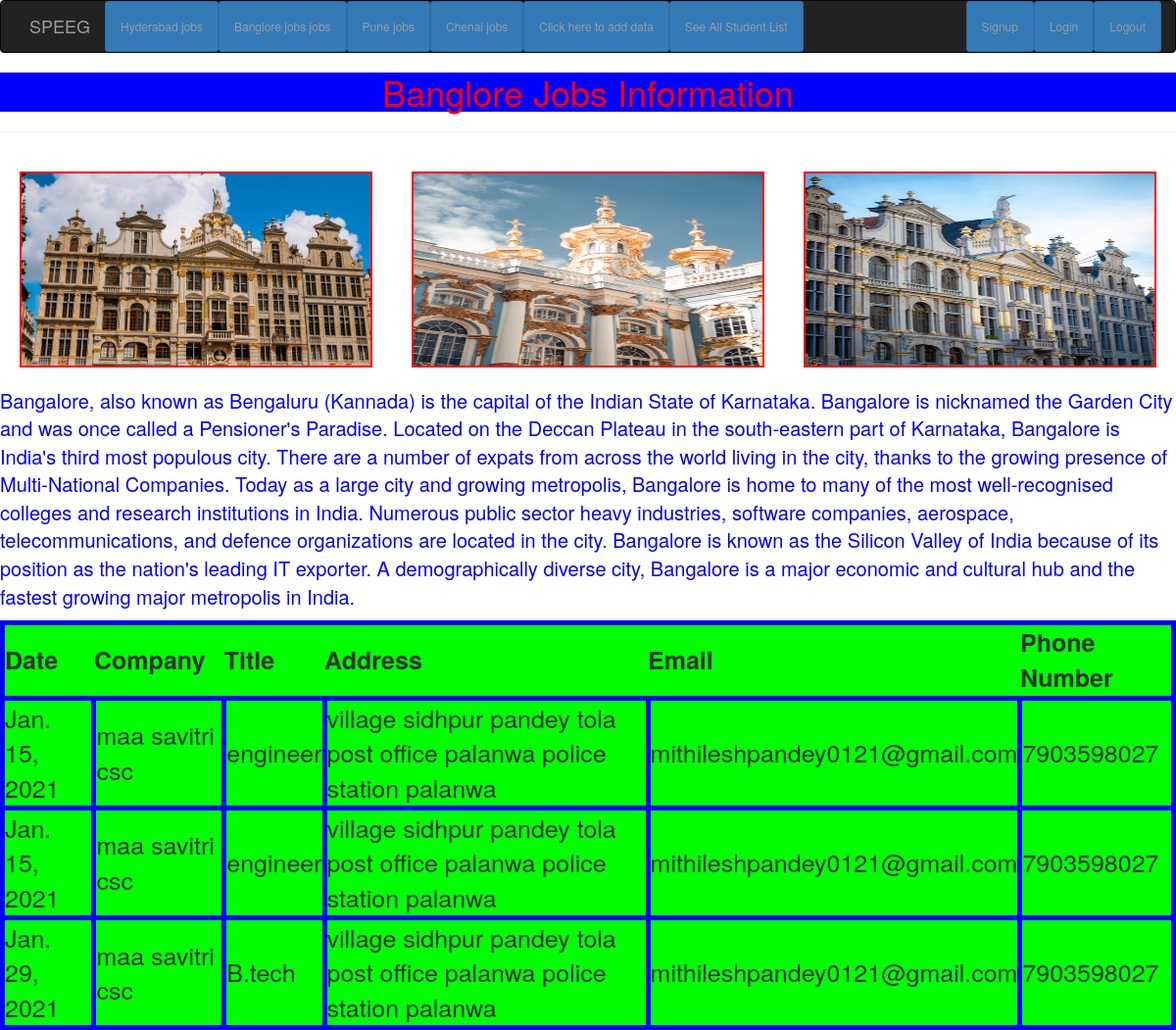
/banglorejobs/ (signed in), run on the app's committed database.
### jobsapp/models.py (models this page shows)
class Banglorejobs(models.Model):
	date=models.DateField();
	company=models.CharField(max_length=(100));
	title=models.CharField(max_length=(100));
	address=models.CharField(max_length=(100));
	email=models.EmailField();
	phonenumber=models.IntegerField();

### jobsapp/views.py (the view)
# urls.py: url(r'^banglorejobs/', views.banglorejobs),
@login_required
def banglorejobs(request):
	banglore_list=Banglorejobs.objects.all()
	my_dict={'banglore_list':banglore_list}
	return render(request,'banglore.html',context=my_dict)

### jobsapp/templates/banglore.html (shortened to what this page needs)
<!DOCTYPE html>
{%extends 'index.html'%}
{% block body_block%}
	{%load static%}
	<link rel="stylesheet" type="text/css" href="{% static 'banglore.css' %}">
</head>
<body>
	<h1>Banglore Jobs Information</h1><hr>
	<img src="{% static 'bngimage/ban.jpg' %}" alt="My image">
	<img src="{% static 'bngimage/ban2.jpg' %}" alt="My image">
	<img src="{% static 'bngimage/ban3.jpg' %}" alt="My image">
	<p>
		Bangalore, also known as Bengaluru (Kannada) is the capital of the Indian State of Karnataka. Bangalore is nicknamed the Garden City and was once called a Pensioner's Paradise. Located on the Deccan Plateau in the south-eastern part of Karnataka, Bangalore is India's third most populous city. There are a number of expats from across the world living in the city, thanks to the growing presence of Multi-National Companies.
        Today as a large city and growing metropolis, Bangalore is home to many of the most well-recognised colleges and research institutions in India. Numerous public sector heavy industries, software companies, aerospace, telecommunications, and defence organizations are located in the city. Bangalore is known as the Silicon Valley of India because of its position as the nation's leading IT exporter. A demographically diverse city, Bangalore is a major economic and cultural hub and the fastest growing major metropolis in India.
	</p>
{% if banglore_list %}
<table>
	<thead>
		<th>Date</th>
		<th>Company</th>
		<th>Title</th>
		<th>Address</th>
		<th>Email</th>
		<th>Phone Number</th>
	</thead>
	{% for job in banglore_list %}
	<tr>
		<td>{{job.date}}</td>
		<td>{{job.company}}</td>
		<td>{{job.title}}</td>
		<td>{{job.address}}</td>
		<td>{{job.email}}</td>
		<td>{{job.phonenumber}}</td>
	</tr>
	{%endfor%}
</table>
{%else%}
<p>No Jobs Found</p>
{%endif%}
{%endblock%}

### jobsapp/static/index.css (style rules this page uses)
body { background:url(https://images.unsplash.com/photo-1454165804606-c3d57bc86b40?ixid=MXwxMjA3fDB8MHxwaG90by1wYWdlfHx8fGVufDB8fHw%3D&ixlib=rb-1.2.1&auto=format&fit=crop&w=750&q=80); background-repeat:no-repeat; background-size: cover; }
h1 { text-align:center; color: red; }

### jobsapp/static/banglore.css (style rules this page uses)
img { height:200px; width:30%; float:left; margin:20px; border:2px solid red; }
td,table { margin:auto; border:5px solid blue; background:#00ff00; font-size:25px; }
hr { background-color: blue; }
h1 { text-align:center; color: red; background-color: blue; }
p { font-size:20px; color:blue; }

### data on the page
Banglorejobs: date "Jan. 15, 2021", company "maa savitri csc", title "engineer", address "village sidhpur pandey tola post office palanwa police station palanwa", email "mithileshpandey0121@gmail.com", phonenumber "7903598027"
Banglorejobs: date "Jan. 15, 2021", company "maa savitri csc", title "engineer", address "village sidhpur pandey tola post office palanwa police station palanwa", email "mithileshpandey0121@gmail.com", phonenumber "7903598027"
Banglorejobs: date "Jan. 29, 2021", company "maa savitri csc", title "B.tech", address "village sidhpur pandey tola post office palanwa police station palanwa", email "mithileshpandey0121@gmail.com", phonenumber "7903598027"
